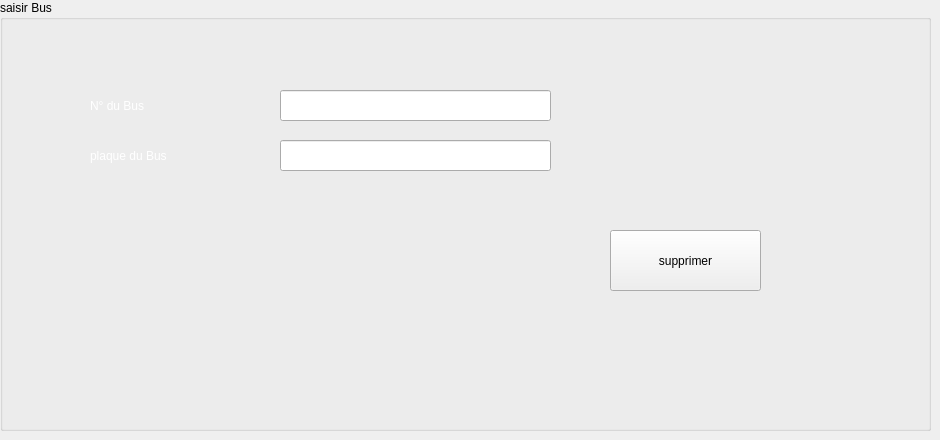
     <widget class="QWidget" name="tab_8">
      <attribute name="title">
       <string>supprimer Bus </string>
      </attribute>
      <widget class="QGroupBox" name="groupBox_3">
       <property name="geometry">
        <rect>
         <x>0</x>
         <y>0</y>
         <width>931</width>
         <height>431</height>
        </rect>
       </property>
       <property name="title">
        <string>saisir Bus </string>
       </property>
       <widget class="QLabel" name="label_40">
        <property name="geometry">
         <rect>
          <x>90</x>
          <y>90</y>
          <width>131</width>
          <height>31</height>
         </rect>
        </property>
        <property name="styleSheet">
         <string notr="true">color: rgb(255, 255, 255);
font: 14pt &quot;MS Shell Dlg 2&quot;;</string>
        </property>
        <property name="text">
         <string>N° du Bus</string>
        </property>
       </widget>
       <widget class="QLabel" name="label_41">
        <property name="geometry">
         <rect>
          <x>90</x>
          <y>130</y>
          <width>161</width>
          <height>51</height>
         </rect>
        </property>
        <property name="styleSheet">
         <string notr="true">color: rgb(255, 255, 255);
font: 14pt &quot;MS Shell Dlg 2&quot;;</string>
        </property>
        <property name="text">
         <string>plaque du Bus </string>
        </property>
       </widget>
       <widget class="QLineEdit" name="le_nBS">
        <property name="geometry">
         <rect>
          <x>280</x>
          <y>90</y>
          <width>271</width>
          <height>31</height>
         </rect>
        </property>
       </widget>
       <widget class="QLineEdit" name="le_pbS">
        <property name="geometry">
         <rect>
          <x>280</x>
          <y>140</y>
          <width>271</width>
          <height>31</height>
         </rect>
        </property>
       </widget>
       <widget class="QPushButton" name="pb_supprimer">
        <property name="geometry">
         <rect>
          <x>610</x>
          <y>230</y>
          <width>151</width>
          <height>61</height>
         </rect>
        </property>
        <property name="text">
         <string>supprimer</string>
        </property>
       </widget>
       <widget class="QLabel" name="label_12">
        <property name="geometry">
         <rect>
          <x>10</x>
          <y>0</y>
          <width>1131</width>
          <height>441</height>
         </rect>
        </property>
        <property name="text">
         <string/>
        </property>
        <property name="pixmap">
         <pixmap>../../Downloads/bac.png</pixmap>
        </property>
       </widget>
       <zorder>label_12</zorder>
       <zorder>label_40</zorder>
       <zorder>label_41</zorder>
       <zorder>le_nBS</zorder>
       <zorder>le_pbS</zorder>
       <zorder>pb_supprimer</zorder>
      </widget>
     </widget>
